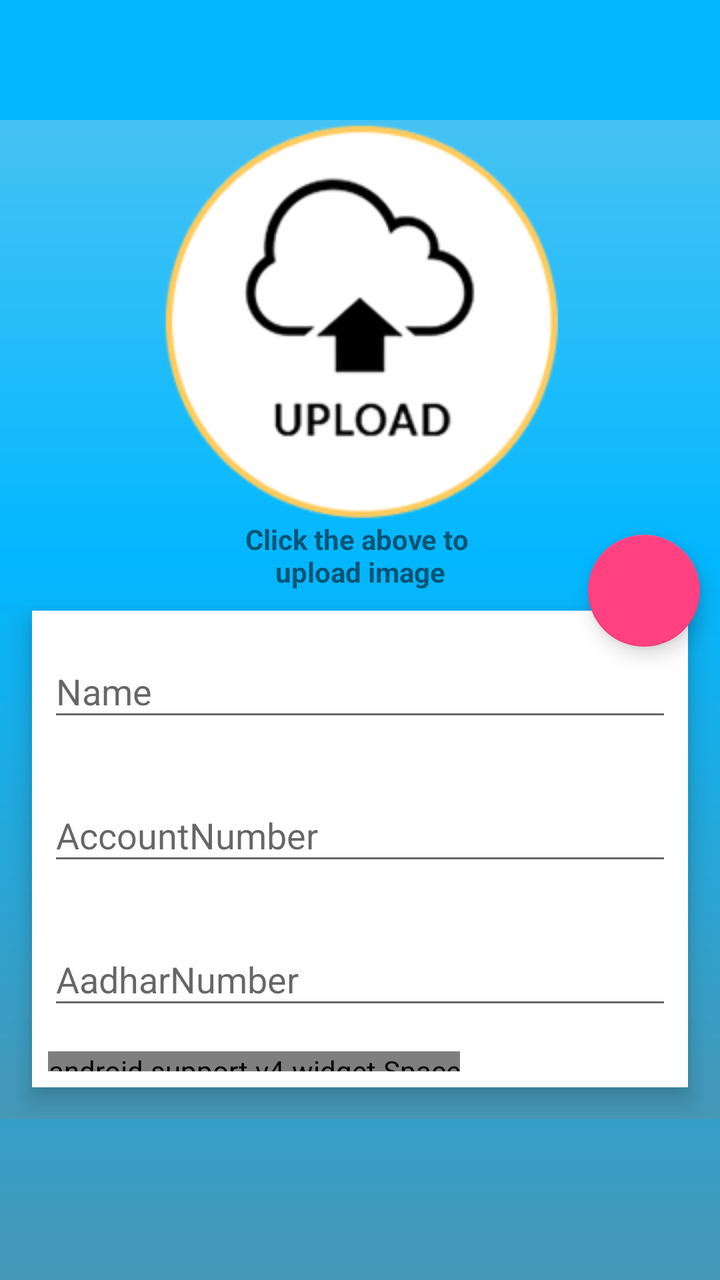
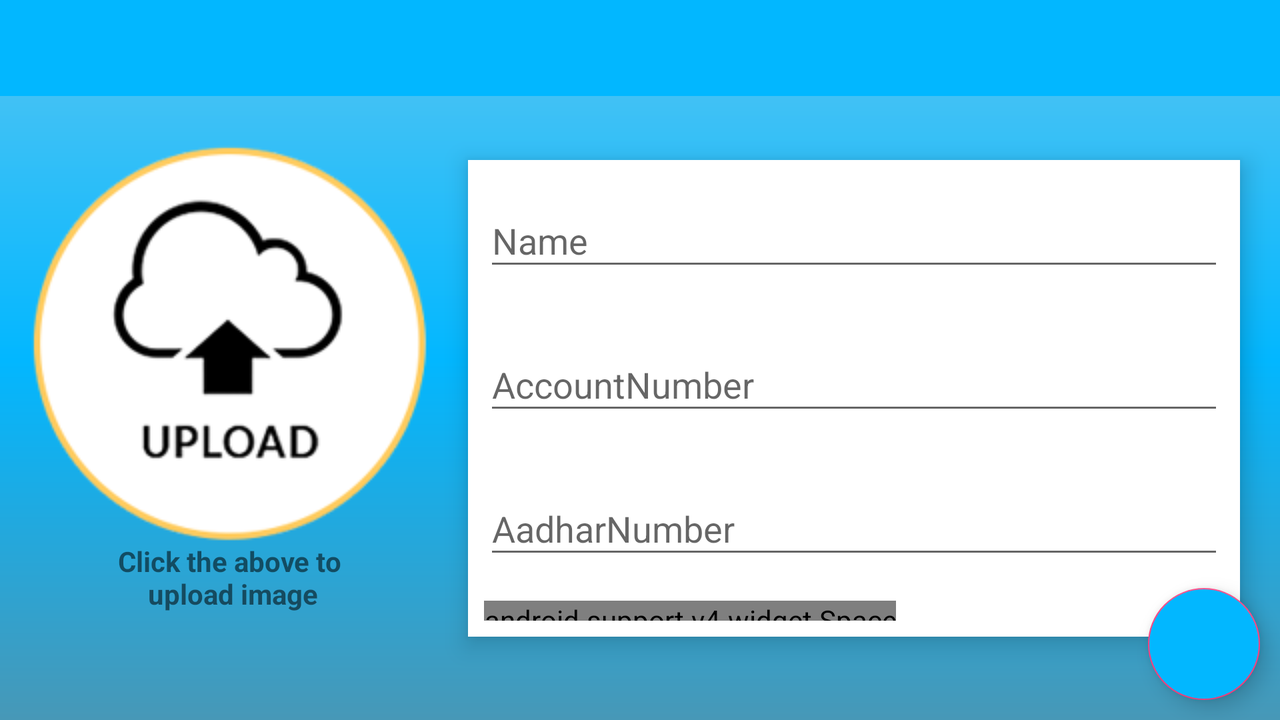

Compare how this app lays out the same screen by default and in its alternative resource folder. The renders come first, then the two layout files and the values they reference.
<!-- AndroidManifest.xml: application theme AppTheme -->
<!-- res/layout/sampleregister.xml -->
<?xml version="1.0" encoding="utf-8"?>
<ScrollView
    xmlns:android="http://schemas.android.com/apk/res/android"
    xmlns:card_view="http://schemas.android.com/apk/res-auto"
    xmlns:app="http://schemas.android.com/apk/res-auto"
    xmlns:tools="http://schemas.android.com/tools"
    android:fitsSystemWindows="true"
    android:layout_width="match_parent"
    android:background="@drawable/gradient"
    android:layout_height="match_parent"
>
<android.support.design.widget.CoordinatorLayout
    android:layout_width="match_parent"
    android:background="@drawable/gradient"
    android:layout_height="match_parent">
    <include layout="@layout/toolbar"
        app:layout_collapseMode="parallax"
        android:layout_width="match_parent"
        android:layout_height="60dp"
        android:id="@+id/sample_register_toolbar"/>
    <RelativeLayout
        android:layout_marginTop="60dp"
        android:layout_width="match_parent"
        android:id="@+id/toplayout"
        android:layout_height="wrap_content">
        <ImageView
            android:layout_width="200dp"
            android:layout_centerHorizontal="true"
            android:layout_height="200dp"
            android:src="@drawable/upload"
            android:elevation="9dp"
            android:id="@+id/upload_img"
            android:layout_gravity="center"
            />
        <TextView
            android:layout_width="match_parent"
            android:layout_height="wrap_content"
            android:textStyle="bold"
            android:gravity="center"
            android:id="@+id/infotext"
            android:layout_below="@id/upload_img"
            android:text="@string/upload_instruction"
            android:layout_centerHorizontal="true"/>
        <include layout="@layout/register_bottompart"
            android:layout_width="match_parent"
            android:id="@+id/register_bottom"
            android:layout_height="wrap_content"
            android:layout_marginLeft="16dp"
            android:layout_marginRight="16dp"
            android:layout_marginBottom="16dp"
            android:layout_marginTop="10dp"
            android:layout_below="@id/infotext"
            android:elevation="7dp"
            />
    </RelativeLayout>
    <android.support.design.widget.FloatingActionButton
        android:id="@+id/save_button"
        android:layout_width="wrap_content"
        android:layout_height="wrap_content"
        android:src="@drawable/ic_check_white"
        app:layout_anchor="@id/infotext"
        card_view:layout_anchorGravity="bottom|right"
        android:layout_marginRight="10dp"
        app:fabSize="normal"/>
    </android.support.design.widget.CoordinatorLayout>
</ScrollView>
<!-- res/layout/toolbar.xml (included above) -->
<?xml version="1.0" encoding="utf-8"?>
<android.support.v7.widget.Toolbar
    xmlns:android="http://schemas.android.com/apk/res/android"
    android:layout_width="match_parent"
    android:background="@color/colorPrimary"
    android:layout_height="match_parent">

</android.support.v7.widget.Toolbar>
<!-- res/layout/register_bottompart.xml (included above) -->
<?xml version="1.0" encoding="utf-8"?>
 <LinearLayout
                xmlns:android="http://schemas.android.com/apk/res/android"
                xmlns:card_view="http://schemas.android.com/apk/res-auto"
                android:layout_width="match_parent"
                android:layout_height="wrap_content"
                xmlns:app="http://schemas.android.com/apk/res-auto"
                android:background="@color/white"
                android:orientation="vertical"
                android:elevation="7dp"
                android:padding="8dp">
                <android.support.design.widget.TextInputLayout
                    android:layout_width="match_parent"
                    android:id="@+id/name_layout"
                    android:layout_marginBottom="16dp"
                    app:counterOverflowTextAppearance="@style/EditTextLayout"
                    android:layout_height="wrap_content">
                    <android.support.design.widget.TextInputEditText
                        android:id="@+id/username_edittext"
                        android:layout_width="match_parent"
                        android:layout_height="wrap_content"
                        android:textColor="@color/colorPrimary"
                        android:hint="Name"
                        android:digits="abcdefghijklmnopqrstuvwxyzABCDEFGHIJKLMNOPQRSTUVWXYZ"
                        android:inputType="text" />
                </android.support.design.widget.TextInputLayout>
                <android.support.design.widget.TextInputLayout
                    android:layout_width="match_parent"
                    android:id="@+id/accountno_layout"
                    app:hintTextAppearance="@style/EditTextLayout"
                    android:layout_marginBottom="16dp"
                    android:layout_height="wrap_content">
                    <android.support.design.widget.TextInputEditText
                        android:id="@+id/accountno_edittext"
                        android:layout_width="match_parent"
                        android:layout_height="wrap_content"
                        android:hint="AccountNumber"
                        android:digits="0123456789"
                        android:textColor="@color/colorPrimary"
                        android:inputType="number" />
                </android.support.design.widget.TextInputLayout>
                <android.support.design.widget.TextInputLayout
                    android:id="@+id/aadharno_layout"
                    android:layout_width="match_parent"
                    android:layout_marginBottom="16dp"
                    app:hintTextAppearance="@style/EditTextLayout"
                    android:layout_height="wrap_content">
                    <android.support.design.widget.TextInputEditText
                        android:id="@+id/aadharno_edittext"
                        android:layout_width="match_parent"
                        android:layout_height="wrap_content"
                        android:hint="AadharNumber"
                        android:digits="0123456789"
                        android:textColor="@color/colorPrimary"
                        android:inputType="number" />
                </android.support.design.widget.TextInputLayout>

                <android.support.v4.widget.Space
                    android:layout_width="wrap_content"
                    android:layout_height="10dp" />



            </LinearLayout>
<!-- resources referenced by this layout -->
<resources>
  <color name="colorPrimary">#02B7FF</color>
  <color name="white">#ffffff</color>
  <!-- drawable gradient (drawable) -->
  <?xml version="1.0" encoding="UTF-8"?>
  <shape xmlns:android="http://schemas.android.com/apk/res/android" android:shape="rectangle" >
  
      <gradient
          android:angle="90"
          android:centerColor="@color/colorPrimary"
          android:endColor="#58c5f1"
          android:startColor="#4798b7"
          android:type="linear" />
  
      <corners
          android:radius="0dp"/>
  
  </shape>
  <!-- drawable upload: png bitmap (drawable, 16154 bytes) -->
  <string name="upload_instruction">Click the above to \nupload image</string>
  <style name="EditTextLayout" parent="@android:style/TextAppearance">
      <item name="android:textColor">@color/colorPrimary</item>
      </style>
  <style name="AppTheme" parent="Theme.AppCompat.Light.NoActionBar">
          
          <item name="colorPrimary">@color/colorPrimary</item>
          <item name="colorPrimaryDark">@color/colorPrimaryDark</item>
          <item name="colorAccent">@color/colorAccent</item>
          <item name="colorControlActivated">@color/colorPrimary</item>
          <item name="colorControlHighlight">@color/colorPrimary</item>
      </style>
  <color name="colorPrimaryDark">#08AEF4</color>
  <color name="colorAccent">#FF4081</color>
</resources>
<!-- res/layout-land/sampleregister.xml (the repository's variant of the layout above) -->
<!-- drawn on the phone turned sideways -->
<?xml version="1.0" encoding="utf-8"?>
<android.support.design.widget.CoordinatorLayout
    xmlns:android="http://schemas.android.com/apk/res/android"
    xmlns:card_view="http://schemas.android.com/apk/res-auto"
    xmlns:app="http://schemas.android.com/apk/res-auto"
    android:fitsSystemWindows="true"
    android:layout_width="match_parent"
    android:background="@drawable/gradient"
    android:layout_height="match_parent">

    <include layout="@layout/toolbar"
        app:layout_collapseMode="parallax"
        android:layout_width="match_parent"
        android:layout_height="?attr/actionBarSize"
        android:id="@+id/sample_register_toolbar"/>

    <RelativeLayout
        android:layout_marginTop="60dp"
        android:layout_width="match_parent"
        android:id="@+id/toplayout"
        android:layout_height="wrap_content">

        <TextView
            android:id="@+id/infotext"
            android:layout_width="wrap_content"
            android:layout_height="wrap_content"
            android:layout_alignEnd="@+id/upload_img"
            android:layout_alignRight="@+id/upload_img"
            android:layout_below="@+id/upload_img"
            android:layout_marginEnd="40dp"
            android:layout_marginRight="40dp"
            android:gravity="center"
            android:text="@string/upload_instruction"
            android:textStyle="bold" />

        <ImageView
            android:id="@+id/upload_img"
            android:layout_width="200dp"
            android:layout_height="200dp"
            android:layout_alignParentLeft="true"
            android:layout_alignParentStart="true"
            android:layout_alignParentTop="true"
            android:layout_gravity="center"
            android:layout_marginLeft="14dp"
            android:layout_marginStart="14dp"
            android:layout_marginTop="11dp"
            android:src="@drawable/upload"
            />

        <include
            android:id="@+id/include"
            layout="@layout/register_bottompart"
            android:layout_width="match_parent"
            android:layout_height="wrap_content"
            android:layout_centerVertical="true"
            android:layout_margin="20dp"
            android:layout_toEndOf="@+id/upload_img"
            android:layout_toRightOf="@+id/upload_img"
            android:elevation="7dp" />

    </RelativeLayout>

    <android.support.design.widget.FloatingActionButton
        android:layout_width="wrap_content"
        android:layout_height="wrap_content"
        android:id="@+id/save_button"
        android:src="@drawable/ic_check_white"
        android:backgroundTint="@color/colorPrimary"
        app:layout_anchor="@id/toplayout"
        card_view:layout_anchorGravity="bottom|right"
        android:layout_marginRight="10dp"
        android:layout_marginBottom="10dp"
        app:fabSize="normal"/>

</android.support.design.widget.CoordinatorLayout>
